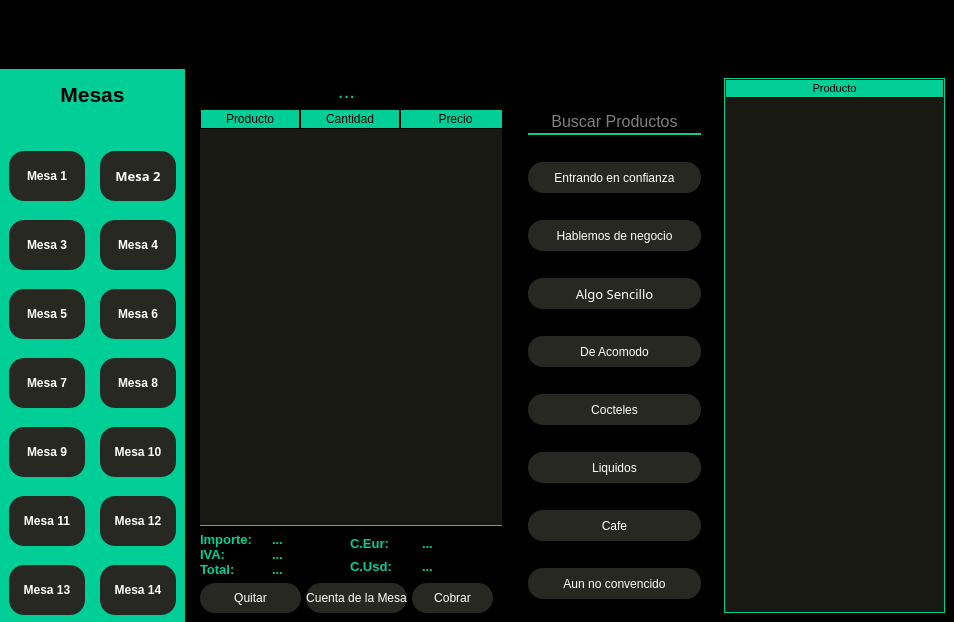
<?xml version="1.0" encoding="UTF-8"?>
<ui version="4.0">
 <class>MainWindow</class>
 <widget class="QMainWindow" name="MainWindow">
  <property name="geometry">
   <rect>
    <x>0</x>
    <y>0</y>
    <width>954</width>
    <height>622</height>
   </rect>
  </property>
  <property name="minimumSize">
   <size>
    <width>954</width>
    <height>622</height>
   </size>
  </property>
  <property name="windowTitle">
   <string>MainWindow</string>
  </property>
  <property name="styleSheet">
   <string notr="true">border:none;</string>
  </property>
  <widget class="QWidget" name="centralwidget">
   <property name="minimumSize">
    <size>
     <width>954</width>
     <height>622</height>
    </size>
   </property>
   <layout class="QVBoxLayout" name="verticalLayout_2">
    <property name="spacing">
     <number>0</number>
    </property>
    <property name="leftMargin">
     <number>0</number>
    </property>
    <property name="topMargin">
     <number>0</number>
    </property>
    <property name="rightMargin">
     <number>0</number>
    </property>
    <property name="bottomMargin">
     <number>0</number>
    </property>
    <item>
     <widget class="QFrame" name="frameCaja">
      <property name="minimumSize">
       <size>
        <width>932</width>
        <height>0</height>
       </size>
      </property>
      <property name="frameShape">
       <enum>QFrame::StyledPanel</enum>
      </property>
      <property name="frameShadow">
       <enum>QFrame::Raised</enum>
      </property>
      <layout class="QVBoxLayout" name="verticalLayout" stretch="1,8">
       <property name="spacing">
        <number>0</number>
       </property>
       <property name="leftMargin">
        <number>0</number>
       </property>
       <property name="topMargin">
        <number>0</number>
       </property>
       <property name="rightMargin">
        <number>0</number>
       </property>
       <property name="bottomMargin">
        <number>0</number>
       </property>
       <item>
        <widget class="QFrame" name="frameEstado">
         <property name="minimumSize">
          <size>
           <width>931</width>
           <height>51</height>
          </size>
         </property>
         <property name="styleSheet">
          <string notr="true">QFrame{
background-color: rgb(0, 0, 0);
}
QPushButton{
background-color: rgb(0, 0, 0);
border-radius:8%;
}
QPushButton:hover{
color: black;
background-color:rgb(40,40,35);
}</string>
         </property>
         <property name="frameShape">
          <enum>QFrame::StyledPanel</enum>
         </property>
         <property name="frameShadow">
          <enum>QFrame::Raised</enum>
         </property>
         <layout class="QHBoxLayout" name="horizontalLayout">
          <item>
           <widget class="QPushButton" name="botonMenu">
            <property name="minimumSize">
             <size>
              <width>191</width>
              <height>0</height>
             </size>
            </property>
            <property name="cursor">
             <cursorShape>PointingHandCursor</cursorShape>
            </property>
            <property name="text">
             <string/>
            </property>
            <property name="icon">
             <iconset>
              <normaloff>iconos/menu.png</normaloff>iconos/menu.png</iconset>
            </property>
            <property name="iconSize">
             <size>
              <width>35</width>
              <height>20</height>
             </size>
            </property>
           </widget>
          </item>
          <item>
           <spacer name="horizontalSpacer">
            <property name="orientation">
             <enum>Qt::Horizontal</enum>
            </property>
            <property name="sizeHint" stdset="0">
             <size>
              <width>646</width>
              <height>20</height>
             </size>
            </property>
           </spacer>
          </item>
          <item>
           <widget class="QPushButton" name="botonMinSize">
            <property name="enabled">
             <bool>true</bool>
            </property>
            <property name="minimumSize">
             <size>
              <width>34</width>
              <height>0</height>
             </size>
            </property>
            <property name="cursor">
             <cursorShape>PointingHandCursor</cursorShape>
            </property>
            <property name="styleSheet">
             <string notr="true"/>
            </property>
            <property name="text">
             <string/>
            </property>
            <property name="icon">
             <iconset>
              <normaloff>iconos/contraer.png</normaloff>iconos/contraer.png</iconset>
            </property>
            <property name="iconSize">
             <size>
              <width>30</width>
              <height>20</height>
             </size>
            </property>
           </widget>
          </item>
          <item>
           <widget class="QPushButton" name="botonMaximizar">
            <property name="minimumSize">
             <size>
              <width>18</width>
              <height>0</height>
             </size>
            </property>
            <property name="cursor">
             <cursorShape>PointingHandCursor</cursorShape>
            </property>
            <property name="text">
             <string/>
            </property>
            <property name="icon">
             <iconset>
              <normaloff>iconos/maximizar.png</normaloff>iconos/maximizar.png</iconset>
            </property>
            <property name="iconSize">
             <size>
              <width>14</width>
              <height>16</height>
             </size>
            </property>
           </widget>
          </item>
          <item>
           <widget class="QPushButton" name="botonCerrar">
            <property name="minimumSize">
             <size>
              <width>20</width>
              <height>0</height>
             </size>
            </property>
            <property name="cursor">
             <cursorShape>PointingHandCursor</cursorShape>
            </property>
            <property name="text">
             <string/>
            </property>
            <property name="icon">
             <iconset>
              <normaloff>iconos/cerrar.png</normaloff>iconos/cerrar.png</iconset>
            </property>
           </widget>
          </item>
         </layout>
        </widget>
       </item>
       <item>
        <widget class="QFrame" name="frameContenido">
         <property name="minimumSize">
          <size>
           <width>931</width>
           <height>551</height>
          </size>
         </property>
         <property name="styleSheet">
          <string notr="true">background-color:rgb(0,0,0);</string>
         </property>
         <property name="frameShape">
          <enum>QFrame::StyledPanel</enum>
         </property>
         <property name="frameShadow">
          <enum>QFrame::Raised</enum>
         </property>
         <layout class="QHBoxLayout" name="horizontalLayout_2">
          <property name="leftMargin">
           <number>0</number>
          </property>
          <property name="topMargin">
           <number>0</number>
          </property>
          <property name="rightMargin">
           <number>0</number>
          </property>
          <property name="bottomMargin">
           <number>0</number>
          </property>
          <item>
           <widget class="QFrame" name="frameMenu">
            <property name="minimumSize">
             <size>
              <width>185</width>
              <height>551</height>
             </size>
            </property>
            <property name="maximumSize">
             <size>
              <width>0</width>
              <height>16777215</height>
             </size>
            </property>
            <property name="styleSheet">
             <string notr="true">QFrame{
background-color: rgb(0,206,151);
}
QPushButton{
border-radius:15%;
background-color:rgb(40,40,35);
color: rgb(255,255,255);
font: 10pt &quot;Arial helvetica&quot; ;
font:bold;
}
QLabel{
color:rgb(25.25.20);
}
QPushButton:hover{
color: black;
background-color:white;
}</string>
            </property>
            <property name="frameShape">
             <enum>QFrame::StyledPanel</enum>
            </property>
            <property name="frameShadow">
             <enum>QFrame::Raised</enum>
            </property>
            <layout class="QVBoxLayout" name="verticalLayout_11">
             <item>
              <layout class="QVBoxLayout" name="verticalLayout_10" stretch="1,8">
               <property name="spacing">
                <number>40</number>
               </property>
               <item>
                <widget class="QLabel" name="tituloMenu">
                 <property name="minimumSize">
                  <size>
                   <width>111</width>
                   <height>33</height>
                  </size>
                 </property>
                 <property name="maximumSize">
                  <size>
                   <width>16777215</width>
                   <height>33</height>
                  </size>
                 </property>
                 <property name="font">
                  <font>
                   <pointsize>16</pointsize>
                   <weight>75</weight>
                   <bold>true</bold>
                  </font>
                 </property>
                 <property name="text">
                  <string>Mesas</string>
                 </property>
                 <property name="alignment">
                  <set>Qt::AlignCenter</set>
                 </property>
                </widget>
               </item>
               <item>
                <layout class="QHBoxLayout" name="horizontalLayout_7">
                 <property name="spacing">
                  <number>15</number>
                 </property>
                 <item>
                  <layout class="QVBoxLayout" name="verticalLayout_8">
                   <property name="spacing">
                    <number>20</number>
                   </property>
                   <item>
                    <widget class="QPushButton" name="botonMesa1">
                     <property name="minimumSize">
                      <size>
                       <width>71</width>
                       <height>50</height>
                      </size>
                     </property>
                     <property name="cursor">
                      <cursorShape>PointingHandCursor</cursorShape>
                     </property>
                     <property name="text">
                      <string>Mesa 1</string>
                     </property>
                    </widget>
                   </item>
                   <item>
                    <widget class="QPushButton" name="botonMesa3">
                     <property name="minimumSize">
                      <size>
                       <width>71</width>
                       <height>50</height>
                      </size>
                     </property>
                     <property name="cursor">
                      <cursorShape>PointingHandCursor</cursorShape>
                     </property>
                     <property name="text">
                      <string>Mesa 3</string>
                     </property>
                    </widget>
                   </item>
                   <item>
                    <widget class="QPushButton" name="botonMesa5">
                     <property name="minimumSize">
                      <size>
                       <width>71</width>
                       <height>50</height>
                      </size>
                     </property>
                     <property name="cursor">
                      <cursorShape>PointingHandCursor</cursorShape>
                     </property>
                     <property name="text">
                      <string>Mesa 5</string>
                     </property>
                    </widget>
                   </item>
                   <item>
                    <widget class="QPushButton" name="botonMesa7">
                     <property name="minimumSize">
                      <size>
                       <width>71</width>
                       <height>50</height>
                      </size>
                     </property>
                     <property name="cursor">
                      <cursorShape>PointingHandCursor</cursorShape>
                     </property>
                     <property name="text">
                      <string>Mesa 7</string>
                     </property>
                    </widget>
                   </item>
                   <item>
                    <widget class="QPushButton" name="botonMesa9">
                     <property name="minimumSize">
                      <size>
                       <width>71</width>
                       <height>50</height>
                      </size>
                     </property>
                     <property name="cursor">
                      <cursorShape>PointingHandCursor</cursorShape>
                     </property>
                     <property name="text">
                      <string>Mesa 9</string>
                     </property>
                    </widget>
                   </item>
                   <item>
                    <widget class="QPushButton" name="botonMesa11">
                     <property name="minimumSize">
                      <size>
                       <width>71</width>
                       <height>50</height>
                      </size>
                     </property>
                     <property name="cursor">
                      <cursorShape>PointingHandCursor</cursorShape>
                     </property>
                     <property name="text">
                      <string>Mesa 11</string>
                     </property>
                    </widget>
                   </item>
                   <item>
                    <widget class="QPushButton" name="botonMesa13">
                     <property name="minimumSize">
                      <size>
                       <width>71</width>
                       <height>50</height>
                      </size>
                     </property>
                     <property name="cursor">
                      <cursorShape>PointingHandCursor</cursorShape>
                     </property>
                     <property name="text">
                      <string>Mesa 13</string>
                     </property>
                    </widget>
                   </item>
                  </layout>
                 </item>
                 <item>
                  <layout class="QVBoxLayout" name="verticalLayout_9">
                   <property name="spacing">
                    <number>20</number>
                   </property>
                   <item>
                    <widget class="QPushButton" name="botonMesa2">
                     <property name="minimumSize">
                      <size>
                       <width>71</width>
                       <height>50</height>
                      </size>
                     </property>
                     <property name="font">
                      <font>
                       <family>Arial helvetica</family>
                       <pointsize>10</pointsize>
                       <weight>75</weight>
                       <italic>false</italic>
                       <bold>true</bold>
                      </font>
                     </property>
                     <property name="cursor">
                      <cursorShape>PointingHandCursor</cursorShape>
                     </property>
                     <property name="text">
                      <string>Mesa 2</string>
                     </property>
                    </widget>
                   </item>
                   <item>
                    <widget class="QPushButton" name="botonMesa4">
                     <property name="minimumSize">
                      <size>
                       <width>71</width>
                       <height>50</height>
                      </size>
                     </property>
                     <property name="cursor">
                      <cursorShape>PointingHandCursor</cursorShape>
                     </property>
                     <property name="text">
                      <string>Mesa 4</string>
                     </property>
                    </widget>
                   </item>
                   <item>
                    <widget class="QPushButton" name="botonMesa6">
                     <property name="minimumSize">
                      <size>
                       <width>71</width>
                       <height>50</height>
                      </size>
                     </property>
                     <property name="cursor">
                      <cursorShape>PointingHandCursor</cursorShape>
                     </property>
                     <property name="text">
                      <string>Mesa 6</string>
                     </property>
                    </widget>
                   </item>
                   <item>
                    <widget class="QPushButton" name="botonMesa8">
                     <property name="minimumSize">
                      <size>
                       <width>71</width>
                       <height>50</height>
                      </size>
                     </property>
                     <property name="cursor">
                      <cursorShape>PointingHandCursor</cursorShape>
                     </property>
                     <property name="text">
                      <string>Mesa 8</string>
                     </property>
                    </widget>
                   </item>
                   <item>
                    <widget class="QPushButton" name="botonMesa10">
                     <property name="minimumSize">
                      <size>
                       <width>71</width>
                       <height>50</height>
                      </size>
                     </property>
                     <property name="cursor">
                      <cursorShape>PointingHandCursor</cursorShape>
                     </property>
                     <property name="text">
                      <string>Mesa 10</string>
                     </property>
                    </widget>
                   </item>
                   <item>
                    <widget class="QPushButton" name="botonMesa12">
                     <property name="minimumSize">
                      <size>
                       <width>71</width>
                       <height>50</height>
                      </size>
                     </property>
                     <property name="cursor">
                      <cursorShape>PointingHandCursor</cursorShape>
                     </property>
                     <property name="text">
                      <string>Mesa 12</string>
                     </property>
                    </widget>
                   </item>
                   <item>
                    <widget class="QPushButton" name="botonMesa14">
                     <property name="minimumSize">
                      <size>
                       <width>71</width>
                       <height>50</height>
                      </size>
                     </property>
                     <property name="cursor">
                      <cursorShape>PointingHandCursor</cursorShape>
                     </property>
                     <property name="text">
                      <string>Mesa 14</string>
                     </property>
                     <property name="iconSize">
                      <size>
                       <width>20</width>
                       <height>20</height>
                      </size>
                     </property>
                    </widget>
                   </item>
                  </layout>
                 </item>
                </layout>
               </item>
              </layout>
             </item>
            </layout>
           </widget>
          </item>
          <item>
           <widget class="QFrame" name="frameMesa">
            <property name="minimumSize">
             <size>
              <width>311</width>
              <height>551</height>
             </size>
            </property>
            <property name="styleSheet">
             <string notr="true">QFrame{
background-color:black;
}

QLabel{
color:rgb(0,206,151);
}

QPushButton{
border-radius:15%;
background-color:rgb(40,40,35);
color:white;
font: 8pt &quot;Arial Helvetica&quot;;
}

QPushButton:hover{
background-color:rgb(0,200,50);
border: 1.5px solid rgb(0,200,10);
color:black;
}

QTableWidget{
background-color:rgb(25,25,20);
color:rgb(255,255,255);
gridline-color:rgb(0,206,151);
font-size:12pt;

border:none;
border-bottom:1px solid rgb(0,206,151);
}

QHeaderView::section{
background-color:rgb(0,206,151);
border:1px solid rgb(0,0,0);
}
</string>
            </property>
            <property name="frameShape">
             <enum>QFrame::StyledPanel</enum>
            </property>
            <property name="frameShadow">
             <enum>QFrame::Raised</enum>
            </property>
            <layout class="QVBoxLayout" name="verticalLayout_7">
             <item>
              <widget class="QLabel" name="labelMesa">
               <property name="minimumSize">
                <size>
                 <width>101</width>
                 <height>0</height>
                </size>
               </property>
               <property name="font">
                <font>
                 <pointsize>16</pointsize>
                </font>
               </property>
               <property name="text">
                <string>...</string>
               </property>
               <property name="alignment">
                <set>Qt::AlignCenter</set>
               </property>
              </widget>
             </item>
             <item>
              <widget class="QTableWidget" name="tablaMesa">
               <property name="enabled">
                <bool>true</bool>
               </property>
               <property name="minimumSize">
                <size>
                 <width>311</width>
                 <height>0</height>
                </size>
               </property>
               <property name="editTriggers">
                <set>QAbstractItemView::NoEditTriggers</set>
               </property>
               <property name="verticalScrollMode">
                <enum>QAbstractItemView::ScrollPerPixel</enum>
               </property>
               <property name="horizontalScrollMode">
                <enum>QAbstractItemView::ScrollPerPixel</enum>
               </property>
               <property name="showGrid">
                <bool>true</bool>
               </property>
               <property name="cornerButtonEnabled">
                <bool>false</bool>
               </property>
               <attribute name="horizontalHeaderVisible">
                <bool>true</bool>
               </attribute>
               <attribute name="horizontalHeaderCascadingSectionResizes">
                <bool>false</bool>
               </attribute>
               <attribute name="horizontalHeaderHighlightSections">
                <bool>true</bool>
               </attribute>
               <attribute name="horizontalHeaderMinimumSectionSize">
                <number>50</number>
               </attribute>
               <attribute name="horizontalHeaderShowSortIndicator" stdset="0">
                <bool>false</bool>
               </attribute>
               <attribute name="horizontalHeaderStretchLastSection">
                <bool>true</bool>
               </attribute>
               <attribute name="verticalHeaderMinimumSectionSize">
                <number>50</number>
               </attribute>
               <attribute name="verticalHeaderStretchLastSection">
                <bool>false</bool>
               </attribute>
               <column>
                <property name="text">
                 <string>Producto</string>
                </property>
               </column>
               <column>
                <property name="text">
                 <string>Cantidad</string>
                </property>
               </column>
               <column>
                <property name="text">
                 <string>Precio</string>
                </property>
               </column>
              </widget>
             </item>
             <item>
              <layout class="QHBoxLayout" name="horizontalLayout_6">
               <item>
                <layout class="QHBoxLayout" name="horizontalLayout_3">
                 <property name="spacing">
                  <number>0</number>
                 </property>
                 <item>
                  <layout class="QVBoxLayout" name="verticalLayout_3">
                   <item>
                    <widget class="QLabel" name="label">
                     <property name="minimumSize">
                      <size>
                       <width>61</width>
                       <height>0</height>
                      </size>
                     </property>
                     <property name="font">
                      <font>
                       <pointsize>10</pointsize>
                       <weight>75</weight>
                       <bold>true</bold>
                      </font>
                     </property>
                     <property name="text">
                      <string>Importe:</string>
                     </property>
                    </widget>
                   </item>
                   <item>
                    <widget class="QLabel" name="label_5">
                     <property name="minimumSize">
                      <size>
                       <width>47</width>
                       <height>0</height>
                      </size>
                     </property>
                     <property name="font">
                      <font>
                       <pointsize>10</pointsize>
                       <weight>75</weight>
                       <bold>true</bold>
                      </font>
                     </property>
                     <property name="text">
                      <string>IVA:</string>
                     </property>
                    </widget>
                   </item>
                   <item>
                    <widget class="QLabel" name="label_6">
                     <property name="minimumSize">
                      <size>
                       <width>47</width>
                       <height>0</height>
                      </size>
                     </property>
                     <property name="font">
                      <font>
                       <pointsize>10</pointsize>
                       <weight>75</weight>
                       <bold>true</bold>
                      </font>
                     </property>
                     <property name="text">
                      <string>Total:</string>
                     </property>
                    </widget>
                   </item>
                  </layout>
                 </item>
                 <item>
                  <layout class="QVBoxLayout" name="verticalLayout_4">
                   <item>
                    <widget class="QLabel" name="labelImporte">
                     <property name="minimumSize">
                      <size>
                       <width>47</width>
                       <height>0</height>
                      </size>
                     </property>
                     <property name="font">
                      <font>
                       <pointsize>10</pointsize>
                       <weight>75</weight>
                       <bold>true</bold>
                      </font>
                     </property>
                     <property name="text">
                      <string>...</string>
                     </property>
                    </widget>
                   </item>
                   <item>
                    <widget class="QLabel" name="labelIVA">
                     <property name="minimumSize">
                      <size>
                       <width>47</width>
                       <height>0</height>
                      </size>
                     </property>
                     <property name="font">
                      <font>
                       <pointsize>10</pointsize>
                       <weight>75</weight>
                       <bold>true</bold>
                      </font>
                     </property>
                     <property name="text">
                      <string>...</string>
                     </property>
                    </widget>
                   </item>
                   <item>
                    <widget class="QLabel" name="labelTotal">
                     <property name="minimumSize">
                      <size>
                       <width>47</width>
                       <height>0</height>
                      </size>
                     </property>
                     <property name="font">
                      <font>
                       <pointsize>10</pointsize>
                       <weight>75</weight>
                       <bold>true</bold>
                      </font>
                     </property>
                     <property name="text">
                      <string>...</string>
                     </property>
                    </widget>
                   </item>
                  </layout>
                 </item>
                </layout>
               </item>
               <item>
                <layout class="QHBoxLayout" name="horizontalLayout_4">
                 <property name="spacing">
                  <number>0</number>
                 </property>
                 <item>
                  <layout class="QVBoxLayout" name="verticalLayout_5">
                   <item>
                    <widget class="QLabel" name="label_7">
                     <property name="minimumSize">
                      <size>
                       <width>47</width>
                       <height>0</height>
                      </size>
                     </property>
                     <property name="font">
                      <font>
                       <pointsize>10</pointsize>
                       <weight>75</weight>
                       <bold>true</bold>
                      </font>
                     </property>
                     <property name="text">
                      <string>C.Eur:</string>
                     </property>
                    </widget>
                   </item>
                   <item>
                    <widget class="QLabel" name="label_8">
                     <property name="minimumSize">
                      <size>
                       <width>41</width>
                       <height>0</height>
                      </size>
                     </property>
                     <property name="font">
                      <font>
                       <pointsize>10</pointsize>
                       <weight>75</weight>
                       <bold>true</bold>
                      </font>
                     </property>
                     <property name="text">
                      <string>C.Usd:</string>
                     </property>
                    </widget>
                   </item>
                  </layout>
                 </item>
                 <item>
                  <layout class="QVBoxLayout" name="verticalLayout_6">
                   <item>
                    <widget class="QLabel" name="labelCantEUR">
                     <property name="minimumSize">
                      <size>
                       <width>47</width>
                       <height>0</height>
                      </size>
                     </property>
                     <property name="font">
                      <font>
                       <pointsize>10</pointsize>
                       <weight>75</weight>
                       <bold>true</bold>
                      </font>
                     </property>
                     <property name="text">
                      <string>...</string>
                     </property>
                    </widget>
                   </item>
                   <item>
                    <widget class="QLabel" name="labelCantUSD">
                     <property name="minimumSize">
                      <size>
                       <width>47</width>
                       <height>0</height>
                      </size>
                     </property>
                     <property name="font">
                      <font>
                       <pointsize>10</pointsize>
                       <weight>75</weight>
                       <bold>true</bold>
                      </font>
                     </property>
                     <property name="text">
                      <string>...</string>
                     </property>
                    </widget>
                   </item>
                  </layout>
                 </item>
                </layout>
               </item>
              </layout>
             </item>
             <item>
              <layout class="QHBoxLayout" name="horizontalLayout_5">
               <item>
                <widget class="QPushButton" name="botonElimPedido">
                 <property name="minimumSize">
                  <size>
                   <width>101</width>
                   <height>30</height>
                  </size>
                 </property>
                 <property name="cursor">
                  <cursorShape>PointingHandCursor</cursorShape>
                 </property>
                 <property name="text">
                  <string>Quitar</string>
                 </property>
                </widget>
               </item>
               <item>
                <widget class="QPushButton" name="botonCuenta">
                 <property name="minimumSize">
                  <size>
                   <width>101</width>
                   <height>30</height>
                  </size>
                 </property>
                 <property name="cursor">
                  <cursorShape>PointingHandCursor</cursorShape>
                 </property>
                 <property name="text">
                  <string>Cuenta de la Mesa</string>
                 </property>
                </widget>
               </item>
               <item>
                <widget class="QPushButton" name="botonCobrar">
                 <property name="minimumSize">
                  <size>
                   <width>81</width>
                   <height>30</height>
                  </size>
                 </property>
                 <property name="cursor">
                  <cursorShape>PointingHandCursor</cursorShape>
                 </property>
                 <property name="text">
                  <string>Cobrar</string>
                 </property>
                </widget>
               </item>
              </layout>
             </item>
            </layout>
           </widget>
          </item>
          <item>
           <widget class="QFrame" name="frameFiltro">
            <property name="minimumSize">
             <size>
              <width>201</width>
              <height>551</height>
             </size>
            </property>
            <property name="styleSheet">
             <string notr="true">QFrame{
background-color:black;
}
QLineEdit{
border:none;
border-bottom:2px solid rgb(0,206,151);
background-color:black;
color:white;
}
QPushButton{
border-radius:15%;
background-color:rgb(40,40,35);
color:white;
font: 10pt &quot;Aria helvetical&quot;;
}
QPushButton:hover{
color: black;
background-color:rgb(0,206,151);
}</string>
            </property>
            <property name="frameShape">
             <enum>QFrame::StyledPanel</enum>
            </property>
            <property name="frameShadow">
             <enum>QFrame::Raised</enum>
            </property>
            <widget class="QWidget" name="layoutWidget">
             <property name="geometry">
              <rect>
               <x>20</x>
               <y>20</y>
               <width>173</width>
               <height>531</height>
              </rect>
             </property>
             <layout class="QVBoxLayout" name="verticalLayout_12">
              <item>
               <widget class="QLineEdit" name="entryBuscar">
                <property name="minimumSize">
                 <size>
                  <width>171</width>
                  <height>25</height>
                 </size>
                </property>
                <property name="font">
                 <font>
                  <pointsize>12</pointsize>
                 </font>
                </property>
                <property name="alignment">
                 <set>Qt::AlignCenter</set>
                </property>
                <property name="placeholderText">
                 <string>Buscar Productos</string>
                </property>
               </widget>
              </item>
              <item>
               <widget class="QPushButton" name="botonEEC">
                <property name="minimumSize">
                 <size>
                  <width>140</width>
                  <height>31</height>
                 </size>
                </property>
                <property name="cursor">
                 <cursorShape>PointingHandCursor</cursorShape>
                </property>
                <property name="text">
                 <string>Entrando en confianza</string>
                </property>
               </widget>
              </item>
              <item>
               <widget class="QPushButton" name="botonHDN">
                <property name="minimumSize">
                 <size>
                  <width>140</width>
                  <height>31</height>
                 </size>
                </property>
                <property name="cursor">
                 <cursorShape>PointingHandCursor</cursorShape>
                </property>
                <property name="text">
                 <string>Hablemos de negocio</string>
                </property>
               </widget>
              </item>
              <item>
               <widget class="QPushButton" name="botonAS">
                <property name="minimumSize">
                 <size>
                  <width>140</width>
                  <height>31</height>
                 </size>
                </property>
                <property name="font">
                 <font>
                  <family>Aria helvetical</family>
                  <pointsize>10</pointsize>
                  <weight>50</weight>
                  <italic>false</italic>
                  <bold>false</bold>
                 </font>
                </property>
                <property name="cursor">
                 <cursorShape>PointingHandCursor</cursorShape>
                </property>
                <property name="text">
                 <string>Algo Sencillo</string>
                </property>
               </widget>
              </item>
              <item>
               <widget class="QPushButton" name="botonDA">
                <property name="minimumSize">
                 <size>
                  <width>140</width>
                  <height>31</height>
                 </size>
                </property>
                <property name="cursor">
                 <cursorShape>PointingHandCursor</cursorShape>
                </property>
                <property name="text">
                 <string>De Acomodo</string>
                </property>
               </widget>
              </item>
              <item>
               <widget class="QPushButton" name="botonCocteles">
                <property name="minimumSize">
                 <size>
                  <width>140</width>
                  <height>31</height>
                 </size>
                </property>
                <property name="cursor">
                 <cursorShape>PointingHandCursor</cursorShape>
                </property>
                <property name="text">
                 <string>Cocteles</string>
                </property>
               </widget>
              </item>
              <item>
               <widget class="QPushButton" name="botonLiquidos">
                <property name="minimumSize">
                 <size>
                  <width>140</width>
                  <height>31</height>
                 </size>
                </property>
                <property name="cursor">
                 <cursorShape>PointingHandCursor</cursorShape>
                </property>
                <property name="text">
                 <string>Liquidos</string>
                </property>
               </widget>
              </item>
              <item>
               <widget class="QPushButton" name="botonCafe">
                <property name="minimumSize">
                 <size>
                  <width>140</width>
                  <height>31</height>
                 </size>
                </property>
                <property name="cursor">
                 <cursorShape>PointingHandCursor</cursorShape>
                </property>
                <property name="text">
                 <string>Cafe</string>
                </property>
               </widget>
              </item>
              <item>
               <widget class="QPushButton" name="botonANC">
                <property name="minimumSize">
                 <size>
                  <width>140</width>
                  <height>31</height>
                 </size>
                </property>
                <property name="cursor">
                 <cursorShape>PointingHandCursor</cursorShape>
                </property>
                <property name="text">
                 <string>Aun no convencido</string>
                </property>
               </widget>
              </item>
             </layout>
            </widget>
           </widget>
          </item>
          <item>
           <widget class="QFrame" name="frameResultados">
            <property name="minimumSize">
             <size>
              <width>221</width>
              <height>551</height>
             </size>
            </property>
            <property name="styleSheet">
             <string notr="true">QFrame{
background-color:black;
}
QTableWidget{
background-color:rgb(25,25,20);
color:rgb(255,255,255);
gridline-color:rgb(0,206,151);
font-size:12pt;
border:none;
border:1px solid rgb(0,206,151);
border-bottom: 1px solid rgb(0,206,151);
}

QHeaderView::section{
background-color:rgb(0,206,151);
border:1px solid rgb(0,0,0);
}

</string>
            </property>
            <property name="frameShape">
             <enum>QFrame::StyledPanel</enum>
            </property>
            <property name="frameShadow">
             <enum>QFrame::Raised</enum>
            </property>
            <layout class="QVBoxLayout" name="verticalLayout_13">
             <item>
              <widget class="QTableWidget" name="tablaProducto">
               <property name="enabled">
                <bool>true</bool>
               </property>
               <property name="styleSheet">
                <string notr="true"/>
               </property>
               <property name="editTriggers">
                <set>QAbstractItemView::NoEditTriggers</set>
               </property>
               <property name="verticalScrollMode">
                <enum>QAbstractItemView::ScrollPerPixel</enum>
               </property>
               <property name="horizontalScrollMode">
                <enum>QAbstractItemView::ScrollPerPixel</enum>
               </property>
               <property name="cornerButtonEnabled">
                <bool>false</bool>
               </property>
               <attribute name="horizontalHeaderVisible">
                <bool>true</bool>
               </attribute>
               <attribute name="horizontalHeaderStretchLastSection">
                <bool>true</bool>
               </attribute>
               <column>
                <property name="text">
                 <string>Producto</string>
                </property>
                <property name="font">
                 <font>
                  <pointsize>8</pointsize>
                 </font>
                </property>
               </column>
              </widget>
             </item>
            </layout>
           </widget>
          </item>
         </layout>
        </widget>
       </item>
      </layout>
     </widget>
    </item>
   </layout>
  </widget>
 </widget>
 <resources/>
 <connections/>
</ui>
